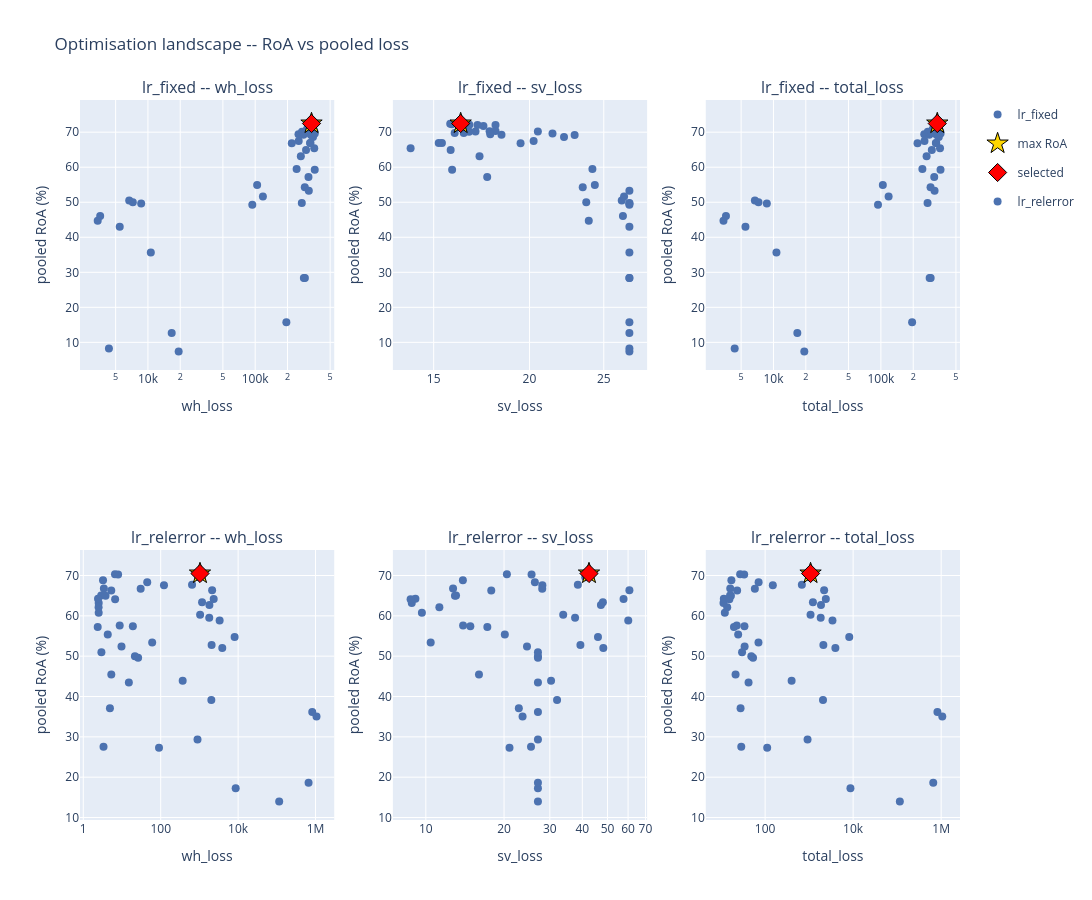

Write notebook code for a chart like this one.
### Markdown cell above
### Optimisation landscape -- RoA vs pooled wh_loss/sv_loss/total_loss

### Code cell
best_trials = {t: studies[t].best_trial for t in studies}
fig1 = plot_optimisation_landscape_grid(studies, {t: t for t in studies}, best_trials)
fig1.show()

### Figure 1 — Plotly figure (JSON) as saved in the notebook; plotly's stock layout.template omitted (floating-point values rounded to 4 significant figures)
{"data": [{"legendgroup": "lr_fixed", "marker": {"color": "#4C72B0", "size": 8}, "mode": "markers", "name": "lr_fixed", "showlegend": true, "text": [0.0, 1.0, 2.0, 3.0, 4.0, 5.0, 6.0, 7.0, 8.0, 9.0, 10.0, 11.0, 12.0, 13.0, 14.0, 15.0, 16.0, 17.0, 18.0, 19.0, 20.0, 21.0, 22.0, 23.0, 24.0, 25.0, 26.0, 27.0, 28.0, 29.0, 30.0, 31.0, 32.0, 33.0, 34.0, 35.0, 36.0, 37.0, 38.0, 39.0, 40.0, 41.0, 42.0, 43.0, 44.0, 45.0, 46.0, 47.0, 48.0, 49.0], "type": "scatter", "x": [4328.0, 254600.0, 8649.0, 16660.0, 104300.0, 19340.0, 290100.0, 6689.0, 3586.0, 7229.0, 118000.0, 3402.0, 10640.0, 5458.0, 94000.0, 346000.0, 346200.0, 356700.0, 355400.0, 308200.0, 290800.0, 312800.0, 301900.0, 316200.0, 253400.0, 266500.0, 324900.0, 272000.0, 325900.0, 195300.0, 331800.0, 330900.0, 335100.0, 281900.0, 359200.0, 243400.0, 327800.0, 284500.0, 303400.0, 331400.0, 273400.0, 334600.0, 334100.0, 298100.0, 313900.0, 359600.0, 339300.0, 283800.0, 295800.0, 219400.0], "xaxis": "x", "y": [8.244, 67.51, 49.64, 12.68, 54.89, 7.394, 54.32, 50.47, 46.08, 49.98, 51.66, 44.75, 35.68, 43.03, 49.28, 68.65, 72.02, 70.17, 65.4, 70.28, 28.35, 70.37, 70.21, 53.28, 69.43, 63.1, 66.9, 49.79, 72.05, 15.77, 72.27, 71.95, 72.48, 69.27, 59.29, 59.5, 66.94, 28.4, 70.81, 69.19, 70.1, 72.13, 71.79, 64.94, 57.23, 69.65, 72.41, 69.78, 69.73, 66.85], "yaxis": "y"}, {"legendgroup": "max_roa", "marker": {"color": "gold", "line": {"color": "black", "width": 1}, "size": 16, "symbol": "star"}, "mode": "markers", "name": "max RoA", "showlegend": true, "type": "scatter", "x": [335100.0], "xaxis": "x", "y": [72.48], "yaxis": "y"}, {"legendgroup": "selected", "marker": {"color": "red", "line": {"color": "black", "width": 1}, "size": 14, "symbol": "diamond"}, "mode": "markers", "name": "selected", "showlegend": true, "type": "scatter", "x": [335100.0], "xaxis": "x", "y": [72.48], "yaxis": "y"}, {"legendgroup": "lr_fixed", "marker": {"color": "#4C72B0", "size": 8}, "mode": "markers", "name": "lr_fixed", "showlegend": false, "text": [0.0, 1.0, 2.0, 3.0, 4.0, 5.0, 6.0, 7.0, 8.0, 9.0, 10.0, 11.0, 12.0, 13.0, 14.0, 15.0, 16.0, 17.0, 18.0, 19.0, 20.0, 21.0, 22.0, 23.0, 24.0, 25.0, 26.0, 27.0, 28.0, 29.0, 30.0, 31.0, 32.0, 33.0, 34.0, 35.0, 36.0, 37.0, 38.0, 39.0, 40.0, 41.0, 42.0, 43.0, 44.0, 45.0, 46.0, 47.0, 48.0, 49.0], "type": "scatter", "x": [27.0, 20.25, 27.0, 27.0, 24.34, 27.0, 23.47, 26.39, 26.48, 23.72, 26.57, 23.9, 27.0, 27.0, 27.0, 22.19, 18.06, 20.51, 14.0, 17.74, 27.0, 18.06, 17.01, 27.0, 17.78, 17.21, 15.38, 27.0, 17.11, 27.0, 15.84, 16.44, 16.27, 18.39, 15.85, 24.16, 15.23, 27.0, 16.61, 22.91, 16.68, 16.7, 17.42, 15.79, 17.62, 21.43, 15.76, 16.42, 15.98, 19.47], "xaxis": "x2", "y": [8.244, 67.51, 49.64, 12.68, 54.89, 7.394, 54.32, 50.47, 46.08, 49.98, 51.66, 44.75, 35.68, 43.03, 49.28, 68.65, 72.02, 70.17, 65.4, 70.28, 28.35, 70.37, 70.21, 53.28, 69.43, 63.1, 66.9, 49.79, 72.05, 15.77, 72.27, 71.95, 72.48, 69.27, 59.29, 59.5, 66.94, 28.4, 70.81, 69.19, 70.1, 72.13, 71.79, 64.94, 57.23, 69.65, 72.41, 69.78, 69.73, 66.85], "yaxis": "y2"}, {"legendgroup": "max_roa", "marker": {"color": "gold", "line": {"color": "black", "width": 1}, "size": 16, "symbol": "star"}, "mode": "markers", "name": "max RoA", "showlegend": false, "type": "scatter", "x": [16.27], "xaxis": "x2", "y": [72.48], "yaxis": "y2"}, {"legendgroup": "selected", "marker": {"color": "red", "line": {"color": "black", "width": 1}, "size": 14, "symbol": "diamond"}, "mode": "markers", "name": "selected", "showlegend": false, "type": "scatter", "x": [16.27], "xaxis": "x2", "y": [72.48], "yaxis": "y2"}, {"legendgroup": "lr_fixed", "marker": {"color": "#4C72B0", "size": 8}, "mode": "markers", "name": "lr_fixed", "showlegend": false, "text": [0.0, 1.0, 2.0, 3.0, 4.0, 5.0, 6.0, 7.0, 8.0, 9.0, 10.0, 11.0, 12.0, 13.0, 14.0, 15.0, 16.0, 17.0, 18.0, 19.0, 20.0, 21.0, 22.0, 23.0, 24.0, 25.0, 26.0, 27.0, 28.0, 29.0, 30.0, 31.0, 32.0, 33.0, 34.0, 35.0, 36.0, 37.0, 38.0, 39.0, 40.0, 41.0, 42.0, 43.0, 44.0, 45.0, 46.0, 47.0, 48.0, 49.0], "type": "scatter", "x": [4355.0, 254700.0, 8676.0, 16680.0, 104300.0, 19370.0, 290100.0, 6716.0, 3613.0, 7253.0, 118100.0, 3426.0, 10660.0, 5485.0, 94020.0, 346100.0, 346200.0, 356800.0, 355400.0, 308200.0, 290800.0, 312800.0, 301900.0, 316200.0, 253400.0, 266500.0, 325000.0, 272000.0, 325900.0, 195300.0, 331800.0, 331000.0, 335100.0, 281900.0, 359200.0, 243400.0, 327800.0, 284500.0, 303400.0, 331400.0, 273400.0, 334600.0, 334200.0, 298100.0, 313900.0, 359600.0, 339300.0, 283800.0, 295800.0, 219400.0], "xaxis": "x3", "y": [8.244, 67.51, 49.64, 12.68, 54.89, 7.394, 54.32, 50.47, 46.08, 49.98, 51.66, 44.75, 35.68, 43.03, 49.28, 68.65, 72.02, 70.17, 65.4, 70.28, 28.35, 70.37, 70.21, 53.28, 69.43, 63.1, 66.9, 49.79, 72.05, 15.77, 72.27, 71.95, 72.48, 69.27, 59.29, 59.5, 66.94, 28.4, 70.81, 69.19, 70.1, 72.13, 71.79, 64.94, 57.23, 69.65, 72.41, 69.78, 69.73, 66.85], "yaxis": "y3"}, {"legendgroup": "max_roa", "marker": {"color": "gold", "line": {"color": "black", "width": 1}, "size": 16, "symbol": "star"}, "mode": "markers", "name": "max RoA", "showlegend": false, "type": "scatter", "x": [335100.0], "xaxis": "x3", "y": [72.48], "yaxis": "y3"}, {"legendgroup": "selected", "marker": {"color": "red", "line": {"color": "black", "width": 1}, "size": 14, "symbol": "diamond"}, "mode": "markers", "name": "selected", "showlegend": false, "type": "scatter", "x": [335100.0], "xaxis": "x3", "y": [72.48], "yaxis": "y3"}, {"legendgroup": "lr_relerror", "marker": {"color": "#4C72B0", "size": 8}, "mode": "markers", "name": "lr_relerror", "showlegend": true, "text": [0.0, 1.0, 2.0, 3.0, 4.0, 5.0, 6.0, 7.0, 8.0, 9.0, 10.0, 11.0, 12.0, 13.0, 14.0, 15.0, 16.0, 17.0, 18.0, 19.0, 20.0, 21.0, 22.0, 23.0, 24.0, 25.0, 26.0, 27.0, 28.0, 29.0, 30.0, 31.0, 32.0, 33.0, 34.0, 35.0, 36.0, 37.0, 38.0, 39.0, 40.0, 41.0, 42.0, 43.0, 44.0, 45.0, 46.0, 47.0, 48.0, 49.0], "type": "scatter", "x": [4.884, 2340.0, 26.13, 60.23, 121.6, 90.45, 115100.0, 21.57, 8.734, 2.94, 369.7, 9.713, 2.5, 19.09, 15.04, 1060000.0, 2132.0, 7.933, 3.403, 821800.0, 2034.0, 3.238, 2.501, 1813.0, 8655.0, 645.3, 2.484, 4.287, 1043.0, 5.294, 8114.0, 5.281, 2.896, 3899.0, 1172.0, 2.359, 44.88, 2066.0, 660700.0, 30.39, 3.335, 981.7, 1035.0, 3.76, 1794.0, 2.403, 6.65, 893.4, 3332.0, 6.594], "xaxis": "x4", "y": [37.08, 64.19, 49.61, 53.38, 67.55, 27.32, 13.97, 49.98, 57.63, 50.94, 43.91, 52.4, 63.2, 57.39, 43.48, 35.03, 66.37, 70.26, 66.77, 36.16, 39.1, 68.84, 60.77, 62.71, 17.28, 67.68, 62.11, 55.36, 60.25, 45.46, 54.73, 66.3, 65.05, 52.01, 63.37, 57.24, 68.31, 52.79, 18.6, 66.7, 27.56, 69.56, 70.5, 64.96, 59.52, 64.26, 64.13, 29.33, 58.87, 70.29], "yaxis": "y4"}, {"legendgroup": "max_roa", "marker": {"color": "gold", "line": {"color": "black", "width": 1}, "size": 16, "symbol": "star"}, "mode": "markers", "name": "max RoA", "showlegend": false, "type": "scatter", "x": [1035.0], "xaxis": "x4", "y": [70.5], "yaxis": "y4"}, {"legendgroup": "selected", "marker": {"color": "red", "line": {"color": "black", "width": 1}, "size": 14, "symbol": "diamond"}, "mode": "markers", "name": "selected", "showlegend": false, "type": "scatter", "x": [1035.0], "xaxis": "x4", "y": [70.5], "yaxis": "y4"}, {"legendgroup": "lr_relerror", "marker": {"color": "#4C72B0", "size": 8}, "mode": "markers", "name": "lr_relerror", "showlegend": false, "text": [0.0, 1.0, 2.0, 3.0, 4.0, 5.0, 6.0, 7.0, 8.0, 9.0, 10.0, 11.0, 12.0, 13.0, 14.0, 15.0, 16.0, 17.0, 18.0, 19.0, 20.0, 21.0, 22.0, 23.0, 24.0, 25.0, 26.0, 27.0, 28.0, 29.0, 30.0, 31.0, 32.0, 33.0, 34.0, 35.0, 36.0, 37.0, 38.0, 39.0, 40.0, 41.0, 42.0, 43.0, 44.0, 45.0, 46.0, 47.0, 48.0, 49.0], "type": "scatter", "x": [22.8, 57.64, 27.0, 10.44, 28.08, 20.99, 27.0, 27.0, 13.91, 27.0, 30.33, 24.5, 8.83, 14.83, 27.0, 23.56, 60.71, 25.52, 12.73, 27.0, 31.99, 13.89, 9.658, 47.18, 27.0, 38.46, 11.28, 20.13, 33.77, 16.02, 45.95, 17.86, 13.07, 48.18, 48.0, 17.25, 26.28, 39.33, 27.0, 28.04, 25.39, 41.06, 42.44, 12.94, 37.51, 9.12, 8.739, 27.0, 60.09, 20.51], "xaxis": "x5", "y": [37.08, 64.19, 49.61, 53.38, 67.55, 27.32, 13.97, 49.98, 57.63, 50.94, 43.91, 52.4, 63.2, 57.39, 43.48, 35.03, 66.37, 70.26, 66.77, 36.16, 39.1, 68.84, 60.77, 62.71, 17.28, 67.68, 62.11, 55.36, 60.25, 45.46, 54.73, 66.3, 65.05, 52.01, 63.37, 57.24, 68.31, 52.79, 18.6, 66.7, 27.56, 69.56, 70.5, 64.96, 59.52, 64.26, 64.13, 29.33, 58.87, 70.29], "yaxis": "y5"}, {"legendgroup": "max_roa", "marker": {"color": "gold", "line": {"color": "black", "width": 1}, "size": 16, "symbol": "star"}, "mode": "markers", "name": "max RoA", "showlegend": false, "type": "scatter", "x": [42.44], "xaxis": "x5", "y": [70.5], "yaxis": "y5"}, {"legendgroup": "selected", "marker": {"color": "red", "line": {"color": "black", "width": 1}, "size": 14, "symbol": "diamond"}, "mode": "markers", "name": "selected", "showlegend": false, "type": "scatter", "x": [42.44], "xaxis": "x5", "y": [70.5], "yaxis": "y5"}, {"legendgroup": "lr_relerror", "marker": {"color": "#4C72B0", "size": 8}, "mode": "markers", "name": "lr_relerror", "showlegend": false, "text": [0.0, 1.0, 2.0, 3.0, 4.0, 5.0, 6.0, 7.0, 8.0, 9.0, 10.0, 11.0, 12.0, 13.0, 14.0, 15.0, 16.0, 17.0, 18.0, 19.0, 20.0, 21.0, 22.0, 23.0, 24.0, 25.0, 26.0, 27.0, 28.0, 29.0, 30.0, 31.0, 32.0, 33.0, 34.0, 35.0, 36.0, 37.0, 38.0, 39.0, 40.0, 41.0, 42.0, 43.0, 44.0, 45.0, 46.0, 47.0, 48.0, 49.0], "type": "scatter", "x": [27.68, 2397.0, 53.13, 70.67, 149.7, 111.4, 115100.0, 48.57, 22.65, 29.94, 400.1, 34.22, 11.33, 33.92, 42.04, 1060000.0, 2193.0, 33.45, 16.13, 821800.0, 2066.0, 17.12, 12.16, 1860.0, 8682.0, 683.7, 13.76, 24.42, 1077.0, 21.31, 8160.0, 23.14, 15.97, 3947.0, 1220.0, 19.61, 71.16, 2105.0, 660700.0, 58.43, 28.73, 1023.0, 1078.0, 16.7, 1831.0, 11.52, 15.39, 920.4, 3392.0, 27.1], "xaxis": "x6", "y": [37.08, 64.19, 49.61, 53.38, 67.55, 27.32, 13.97, 49.98, 57.63, 50.94, 43.91, 52.4, 63.2, 57.39, 43.48, 35.03, 66.37, 70.26, 66.77, 36.16, 39.1, 68.84, 60.77, 62.71, 17.28, 67.68, 62.11, 55.36, 60.25, 45.46, 54.73, 66.3, 65.05, 52.01, 63.37, 57.24, 68.31, 52.79, 18.6, 66.7, 27.56, 69.56, 70.5, 64.96, 59.52, 64.26, 64.13, 29.33, 58.87, 70.29], "yaxis": "y6"}, {"legendgroup": "max_roa", "marker": {"color": "gold", "line": {"color": "black", "width": 1}, "size": 16, "symbol": "star"}, "mode": "markers", "name": "max RoA", "showlegend": false, "type": "scatter", "x": [1078.0], "xaxis": "x6", "y": [70.5], "yaxis": "y6"}, {"legendgroup": "selected", "marker": {"color": "red", "line": {"color": "black", "width": 1}, "size": 14, "symbol": "diamond"}, "mode": "markers", "name": "selected", "showlegend": false, "type": "scatter", "x": [1078.0], "xaxis": "x6", "y": [70.5], "yaxis": "y6"}], "layout": {"annotations": [{"font": {"size": 16}, "showarrow": false, "text": "lr_fixed -- wh_loss", "x": 0.1444, "xanchor": "center", "xref": "paper", "y": 1, "yanchor": "bottom", "yref": "paper"}, {"font": {"size": 16}, "showarrow": false, "text": "lr_fixed -- sv_loss", "x": 0.5, "xanchor": "center", "xref": "paper", "y": 1, "yanchor": "bottom", "yref": "paper"}, {"font": {"size": 16}, "showarrow": false, "text": "lr_fixed -- total_loss", "x": 0.8556, "xanchor": "center", "xref": "paper", "y": 1, "yanchor": "bottom", "yref": "paper"}, {"font": {"size": 16}, "showarrow": false, "text": "lr_relerror -- wh_loss", "x": 0.1444, "xanchor": "center", "xref": "paper", "y": 0.375, "yanchor": "bottom", "yref": "paper"}, {"font": {"size": 16}, "showarrow": false, "text": "lr_relerror -- sv_loss", "x": 0.5, "xanchor": "center", "xref": "paper", "y": 0.375, "yanchor": "bottom", "yref": "paper"}, {"font": {"size": 16}, "showarrow": false, "text": "lr_relerror -- total_loss", "x": 0.8556, "xanchor": "center", "xref": "paper", "y": 0.375, "yanchor": "bottom", "yref": "paper"}], "height": 900, "title": {"text": "Optimisation landscape -- RoA vs pooled loss"}, "width": 1500, "xaxis": {"anchor": "y", "domain": [0, 0.2889], "title": {"text": "wh_loss"}, "type": "log"}, "xaxis2": {"anchor": "y2", "domain": [0.3556, 0.6444], "title": {"text": "sv_loss"}, "type": "log"}, "xaxis3": {"anchor": "y3", "domain": [0.7111, 1], "title": {"text": "total_loss"}, "type": "log"}, "xaxis4": {"anchor": "y4", "domain": [0, 0.2889], "title": {"text": "wh_loss"}, "type": "log"}, "xaxis5": {"anchor": "y5", "domain": [0.3556, 0.6444], "title": {"text": "sv_loss"}, "type": "log"}, "xaxis6": {"anchor": "y6", "domain": [0.7111, 1], "title": {"text": "total_loss"}, "type": "log"}, "yaxis": {"anchor": "x", "domain": [0.625, 1], "title": {"text": "pooled RoA (%)"}}, "yaxis2": {"anchor": "x2", "domain": [0.625, 1], "title": {"text": "pooled RoA (%)"}}, "yaxis3": {"anchor": "x3", "domain": [0.625, 1], "title": {"text": "pooled RoA (%)"}}, "yaxis4": {"anchor": "x4", "domain": [0, 0.375], "title": {"text": "pooled RoA (%)"}}, "yaxis5": {"anchor": "x5", "domain": [0, 0.375], "title": {"text": "pooled RoA (%)"}}, "yaxis6": {"anchor": "x6", "domain": [0, 0.375], "title": {"text": "pooled RoA (%)"}}}}
